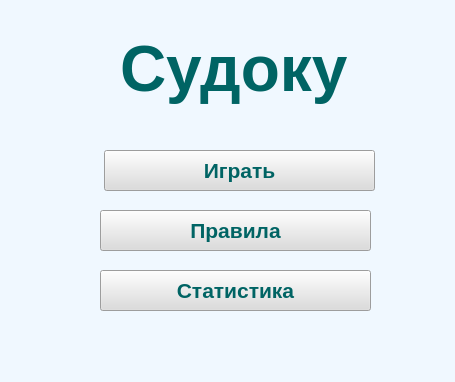
<?xml version="1.0" encoding="UTF-8"?>
<ui version="4.0">
 <class>MainWindow</class>
 <widget class="QMainWindow" name="MainWindow">
  <property name="geometry">
   <rect>
    <x>0</x>
    <y>0</y>
    <width>455</width>
    <height>382</height>
   </rect>
  </property>
  <property name="windowTitle">
   <string>MainWindow</string>
  </property>
  <property name="styleSheet">
   <string notr="true">background-color: rgb(240, 248, 255);</string>
  </property>
  <widget class="QWidget" name="centralwidget">
   <widget class="QLabel" name="label">
    <property name="geometry">
     <rect>
      <x>120</x>
      <y>30</y>
      <width>237</width>
      <height>77</height>
     </rect>
    </property>
    <property name="font">
     <font>
      <pointsize>48</pointsize>
      <weight>75</weight>
      <bold>true</bold>
     </font>
    </property>
    <property name="styleSheet">
     <string notr="true">color: rgb(0, 100, 100);</string>
    </property>
    <property name="text">
     <string>Судоку</string>
    </property>
   </widget>
   <widget class="QPushButton" name="play_btn">
    <property name="geometry">
     <rect>
      <x>104</x>
      <y>150</y>
      <width>271</width>
      <height>41</height>
     </rect>
    </property>
    <property name="font">
     <font>
      <pointsize>16</pointsize>
      <weight>75</weight>
      <bold>true</bold>
     </font>
    </property>
    <property name="styleSheet">
     <string notr="true">background-color: rgb(220, 220, 220);
color: rgb(0, 100, 100);</string>
    </property>
    <property name="text">
     <string>Играть</string>
    </property>
   </widget>
   <widget class="QPushButton" name="pushButton_4">
    <property name="geometry">
     <rect>
      <x>100</x>
      <y>210</y>
      <width>271</width>
      <height>41</height>
     </rect>
    </property>
    <property name="font">
     <font>
      <pointsize>16</pointsize>
      <weight>75</weight>
      <bold>true</bold>
     </font>
    </property>
    <property name="styleSheet">
     <string notr="true">background-color: rgb(220, 220, 220);
color: rgb(0, 100, 100);</string>
    </property>
    <property name="text">
     <string>Правила</string>
    </property>
   </widget>
   <widget class="QPushButton" name="time_btn">
    <property name="geometry">
     <rect>
      <x>100</x>
      <y>270</y>
      <width>271</width>
      <height>41</height>
     </rect>
    </property>
    <property name="font">
     <font>
      <pointsize>16</pointsize>
      <weight>75</weight>
      <bold>true</bold>
     </font>
    </property>
    <property name="styleSheet">
     <string notr="true">background-color: rgb(220, 220, 220);
color: rgb(0, 100, 100);</string>
    </property>
    <property name="text">
     <string>Статистика</string>
    </property>
   </widget>
  </widget>
 </widget>
 <resources/>
 <connections/>
</ui>
